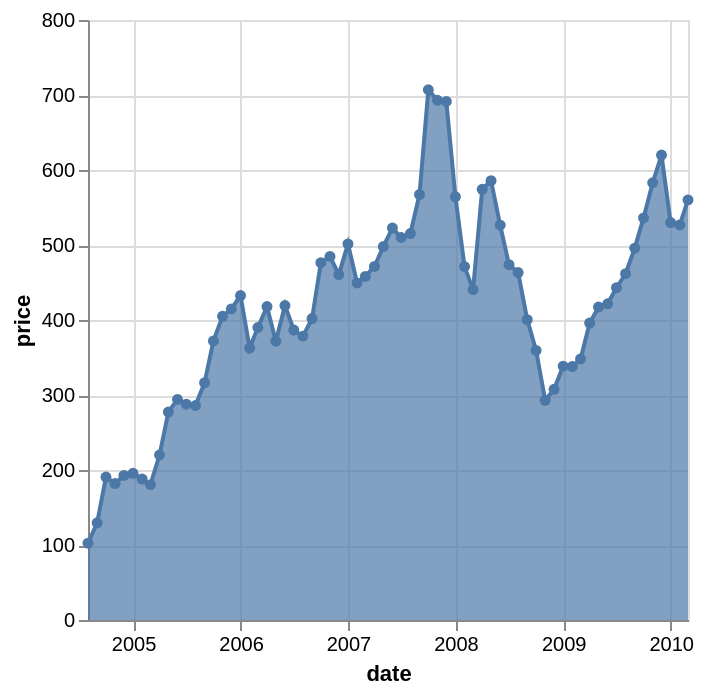

Specify this chart in Vega-Lite:
### Vega-Lite specification from a JSON file in a GitHub repository (floating-point values rounded to 4 significant figures; data arrays with more than 128 entries replaced by an {"elided": "..."} marker saying what was removed)
{"$schema": "https://vega.github.io/schema/vega-lite/v4.json", "description": "Google's stock price over time.", "data": {"values": {"elided": "560 records"}}, "transform": [{"filter": "datum.symbol==='GOOG'"}], "mark": {"type": "area", "line": true, "point": true}, "encoding": {"x": {"field": "date", "type": "temporal"}, "y": {"field": "price", "type": "quantitative"}}}
